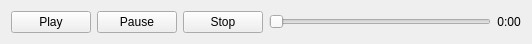
<?xml version="1.0" encoding="UTF-8"?>
<ui version="4.0">
 <class>VideoPlayer</class>
 <widget class="QWidget" name="VideoPlayer">
  <property name="geometry">
   <rect>
    <x>0</x>
    <y>0</y>
    <width>532</width>
    <height>41</height>
   </rect>
  </property>
  <property name="windowTitle">
   <string>Form</string>
  </property>
  <layout class="QGridLayout" name="gridLayout">
   <item row="0" column="0">
    <widget class="QPushButton" name="playButton">
     <property name="sizePolicy">
      <sizepolicy hsizetype="Minimum" vsizetype="Minimum">
       <horstretch>0</horstretch>
       <verstretch>0</verstretch>
      </sizepolicy>
     </property>
     <property name="maximumSize">
      <size>
       <width>1000</width>
       <height>1000</height>
      </size>
     </property>
     <property name="text">
      <string>Play</string>
     </property>
     <property name="shortcut">
      <string/>
     </property>
    </widget>
   </item>
   <item row="0" column="3">
    <widget class="QSlider" name="timeSlider">
     <property name="value">
      <number>0</number>
     </property>
     <property name="orientation">
      <enum>Qt::Horizontal</enum>
     </property>
    </widget>
   </item>
   <item row="0" column="1">
    <widget class="QPushButton" name="pauseButton">
     <property name="enabled">
      <bool>true</bool>
     </property>
     <property name="minimumSize">
      <size>
       <width>75</width>
       <height>0</height>
      </size>
     </property>
     <property name="maximumSize">
      <size>
       <width>16777215</width>
       <height>23</height>
      </size>
     </property>
     <property name="text">
      <string>Pause</string>
     </property>
    </widget>
   </item>
   <item row="0" column="4">
    <widget class="QLabel" name="timeLabel">
     <property name="text">
      <string>0:00</string>
     </property>
     <property name="alignment">
      <set>Qt::AlignCenter</set>
     </property>
    </widget>
   </item>
   <item row="0" column="2">
    <widget class="QPushButton" name="stopButton">
     <property name="enabled">
      <bool>true</bool>
     </property>
     <property name="text">
      <string>Stop</string>
     </property>
    </widget>
   </item>
  </layout>
 </widget>
 <resources/>
 <connections>
  <connection>
   <sender>playButton</sender>
   <signal>clicked()</signal>
   <receiver>VideoPlayer</receiver>
   <slot>play()</slot>
   <hints>
    <hint type="sourcelabel">
     <x>46</x>
     <y>20</y>
    </hint>
    <hint type="destinationlabel">
     <x>265</x>
     <y>20</y>
    </hint>
   </hints>
  </connection>
  <connection>
   <sender>pauseButton</sender>
   <signal>clicked()</signal>
   <receiver>VideoPlayer</receiver>
   <slot>pause()</slot>
   <hints>
    <hint type="sourcelabel">
     <x>127</x>
     <y>20</y>
    </hint>
    <hint type="destinationlabel">
     <x>265</x>
     <y>20</y>
    </hint>
   </hints>
  </connection>
  <connection>
   <sender>timeSlider</sender>
   <signal>actionTriggered(int)</signal>
   <receiver>VideoPlayer</receiver>
   <slot>setCurrentTime(int)</slot>
   <hints>
    <hint type="sourcelabel">
     <x>373</x>
     <y>19</y>
    </hint>
    <hint type="destinationlabel">
     <x>265</x>
     <y>20</y>
    </hint>
   </hints>
  </connection>
  <connection>
   <sender>stopButton</sender>
   <signal>clicked()</signal>
   <receiver>VideoPlayer</receiver>
   <slot>stop()</slot>
   <hints>
    <hint type="sourcelabel">
     <x>208</x>
     <y>20</y>
    </hint>
    <hint type="destinationlabel">
     <x>265</x>
     <y>20</y>
    </hint>
   </hints>
  </connection>
 </connections>
 <slots>
  <signal>frameUpdate(npArray)</signal>
  <slot>play()</slot>
  <slot>pause()</slot>
  <slot>stop()</slot>
  <slot>setCurrentTime(int)</slot>
 </slots>
</ui>
